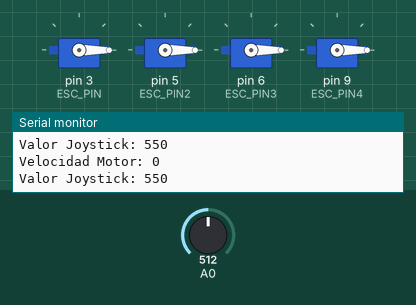
This sketch was run on a simulated Arduino Uno, built with avr-gcc and run on an emulated ATmega328P. On the bench: 4 × servo, the last lines printed to the serial monitor. The test bench sets the inputs (shaded band); at power-on: A0 = 512.

Above: at 9.2 s.
9.3 s: A0 set to 716
At 10.5 s:
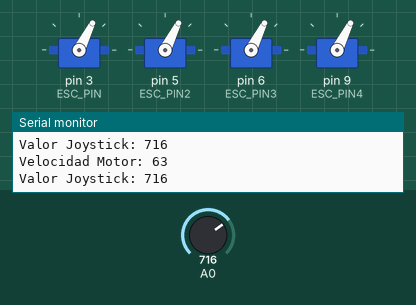
10.8 s: A0 set to 900
At 11.5 s:
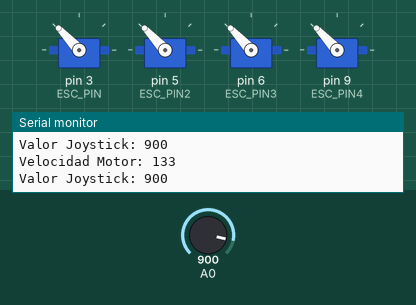
12.3 s: A0 set to 1023
At 13.6 s:
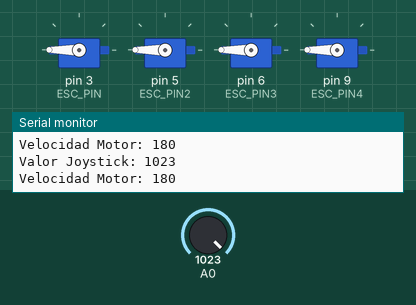
Timing chart, 0 to 15.3 s (numbered marks = the images above; inputs shaded):
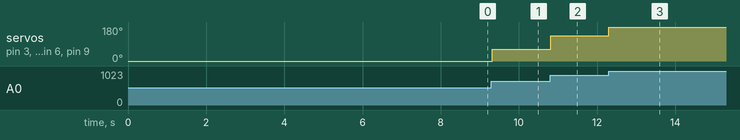

The sketch:

4MotorJoystick.ino
```cpp
//Control 4 Brushless Motors

#include<Servo.h>

//Definir lo pines de los 4 Motores
#define ESC_PIN 3
#define ESC_PIN2 5
#define ESC_PIN3 6
#define ESC_PIN4 9

//Definir los 4 Motores Brushless
Servo esc;
Servo esc2;
Servo esc3;
Servo esc4;

void setup()
{
  Serial.begin(9600);

  //Inicializar los 4 motores dandoles su rango (valor mínimo y máximo)
  esc.attach(ESC_PIN,  1000, 2000);
  esc.write(0);
  delay(2000);

  esc2.attach(ESC_PIN2,  1000, 2000);
  esc2.write(0);
  delay(2000);

  esc3.attach(ESC_PIN3,  1000, 2000);
  esc3.write(0);
  delay(2000);

  esc4.attach(ESC_PIN4,  1000, 2000);
  esc4.write(0);
  delay(2000);

}

void loop()
{
  int joystickValue = analogRead(A0);
  joystickValue = constrain(joystickValue, 550, 1023);  //Read upper half of joystick value from center.
  int mmotorSpeed = map(joystickValue, 550, 1023, 0, 180);
  esc.write(mmotorSpeed);  esc2.write(mmotorSpeed);  esc3.write(mmotorSpeed);  esc4.write(mmotorSpeed);
  Serial.print("Velocidad Motor: ");Serial.print(mmotorSpeed);Serial.print("\n");
  Serial.print("Valor Joystick: ");Serial.print(joystickValue);Serial.print("\n");

}
```

Measured:
- after the input at 9.3 s, servo on pin 3 (ESC_PIN), servo on pin 5 (ESC_PIN2), servo on pin 6 (ESC_PIN3), servo on pin 9 (ESC_PIN4): 0° → 63° at once
- after the input at 10.8 s, servo on pin 3 (ESC_PIN), servo on pin 5 (ESC_PIN2), servo on pin 6 (ESC_PIN3), servo on pin 9 (ESC_PIN4): 63° → 133° at once
- after the input at 12.3 s, servo on pin 3 (ESC_PIN), servo on pin 5 (ESC_PIN2), servo on pin 6 (ESC_PIN3), servo on pin 9 (ESC_PIN4): 133° → 180° at once
